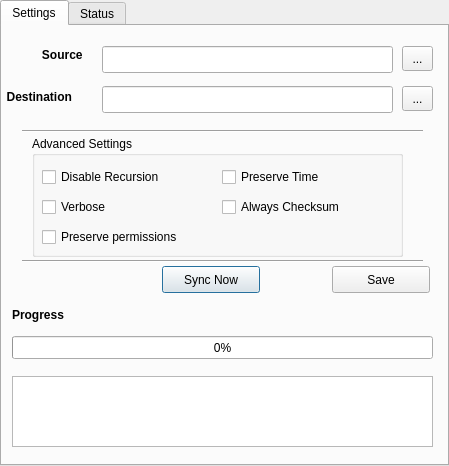
<?xml version="1.0" encoding="UTF-8"?>
<ui version="4.0">
 <class>TabWidget</class>
 <widget class="QTabWidget" name="TabWidget">
  <property name="enabled">
   <bool>true</bool>
  </property>
  <property name="geometry">
   <rect>
    <x>0</x>
    <y>0</y>
    <width>449</width>
    <height>466</height>
   </rect>
  </property>
  <property name="windowTitle">
   <string>uSSync</string>
  </property>
  <property name="currentIndex">
   <number>0</number>
  </property>
  <widget class="QWidget" name="tab">
   <attribute name="title">
    <string>Settings</string>
   </attribute>
   <widget class="QPushButton" name="btnSyncNow">
    <property name="geometry">
     <rect>
      <x>160</x>
      <y>240</y>
      <width>98</width>
      <height>27</height>
     </rect>
    </property>
    <property name="acceptDrops">
     <bool>false</bool>
    </property>
    <property name="autoFillBackground">
     <bool>false</bool>
    </property>
    <property name="text">
     <string>Sync Now</string>
    </property>
    <property name="default">
     <bool>true</bool>
    </property>
    <property name="flat">
     <bool>false</bool>
    </property>
   </widget>
   <widget class="QLineEdit" name="txtSource">
    <property name="geometry">
     <rect>
      <x>100</x>
      <y>20</y>
      <width>291</width>
      <height>27</height>
     </rect>
    </property>
    <property name="text">
     <string/>
    </property>
   </widget>
   <widget class="QToolButton" name="btnChooseFolderDestination">
    <property name="geometry">
     <rect>
      <x>400</x>
      <y>60</y>
      <width>31</width>
      <height>25</height>
     </rect>
    </property>
    <property name="text">
     <string>...</string>
    </property>
   </widget>
   <widget class="QLabel" name="lblSourceFolder">
    <property name="geometry">
     <rect>
      <x>30</x>
      <y>20</y>
      <width>59</width>
      <height>17</height>
     </rect>
    </property>
    <property name="font">
     <font>
      <weight>75</weight>
      <bold>true</bold>
     </font>
    </property>
    <property name="text">
     <string>   Source</string>
    </property>
   </widget>
   <widget class="QLineEdit" name="txtDestination">
    <property name="geometry">
     <rect>
      <x>100</x>
      <y>60</y>
      <width>291</width>
      <height>27</height>
     </rect>
    </property>
   </widget>
   <widget class="QLabel" name="lblDestinationFolder">
    <property name="geometry">
     <rect>
      <x>-2</x>
      <y>60</y>
      <width>91</width>
      <height>21</height>
     </rect>
    </property>
    <property name="font">
     <font>
      <weight>75</weight>
      <bold>true</bold>
     </font>
    </property>
    <property name="text">
     <string>  Destination</string>
    </property>
   </widget>
   <widget class="QToolButton" name="btnChooseSourceFolder">
    <property name="geometry">
     <rect>
      <x>400</x>
      <y>20</y>
      <width>31</width>
      <height>25</height>
     </rect>
    </property>
    <property name="text">
     <string>...</string>
    </property>
   </widget>
   <widget class="Line" name="line_2">
    <property name="geometry">
     <rect>
      <x>20</x>
      <y>90</y>
      <width>401</width>
      <height>31</height>
     </rect>
    </property>
    <property name="orientation">
     <enum>Qt::Horizontal</enum>
    </property>
   </widget>
   <widget class="QTextBrowser" name="textBrowserLog">
    <property name="geometry">
     <rect>
      <x>10</x>
      <y>350</y>
      <width>421</width>
      <height>71</height>
     </rect>
    </property>
    <property name="html">
     <string>&lt;!DOCTYPE HTML PUBLIC &quot;-//W3C//DTD HTML 4.0//EN&quot; &quot;http://www.w3.org/TR/REC-html40/strict.dtd&quot;&gt;
&lt;html&gt;&lt;head&gt;&lt;meta name=&quot;qrichtext&quot; content=&quot;1&quot; /&gt;&lt;style type=&quot;text/css&quot;&gt;
p, li { white-space: pre-wrap; }
&lt;/style&gt;&lt;/head&gt;&lt;body style=&quot; font-family:'Ubuntu'; font-size:11pt; font-weight:400; font-style:normal;&quot;&gt;
&lt;p style=&quot;-qt-paragraph-type:empty; margin-top:0px; margin-bottom:0px; margin-left:0px; margin-right:0px; -qt-block-indent:0; text-indent:0px;&quot;&gt;&lt;br /&gt;&lt;/p&gt;&lt;/body&gt;&lt;/html&gt;</string>
    </property>
   </widget>
   <widget class="QProgressBar" name="prgSync">
    <property name="geometry">
     <rect>
      <x>10</x>
      <y>310</y>
      <width>421</width>
      <height>23</height>
     </rect>
    </property>
    <property name="value">
     <number>0</number>
    </property>
   </widget>
   <widget class="Line" name="line_3">
    <property name="geometry">
     <rect>
      <x>20</x>
      <y>220</y>
      <width>401</width>
      <height>31</height>
     </rect>
    </property>
    <property name="orientation">
     <enum>Qt::Horizontal</enum>
    </property>
   </widget>
   <widget class="QLabel" name="lblProgress">
    <property name="geometry">
     <rect>
      <x>10</x>
      <y>280</y>
      <width>66</width>
      <height>17</height>
     </rect>
    </property>
    <property name="font">
     <font>
      <weight>75</weight>
      <bold>true</bold>
     </font>
    </property>
    <property name="text">
     <string>Progress</string>
    </property>
    <property name="textFormat">
     <enum>Qt::AutoText</enum>
    </property>
   </widget>
   <widget class="QGroupBox" name="grpAdvanced">
    <property name="geometry">
     <rect>
      <x>30</x>
      <y>110</y>
      <width>371</width>
      <height>121</height>
     </rect>
    </property>
    <property name="title">
     <string>Advanced Settings</string>
    </property>
    <widget class="QCheckBox" name="chkVerbose">
     <property name="geometry">
      <rect>
       <x>10</x>
       <y>60</y>
       <width>151</width>
       <height>22</height>
      </rect>
     </property>
     <property name="text">
      <string>Verbose </string>
     </property>
    </widget>
    <widget class="QCheckBox" name="chkPreserveTime">
     <property name="geometry">
      <rect>
       <x>190</x>
       <y>30</y>
       <width>151</width>
       <height>22</height>
      </rect>
     </property>
     <property name="text">
      <string>Preserve Time</string>
     </property>
    </widget>
    <widget class="QCheckBox" name="chkChecksum">
     <property name="geometry">
      <rect>
       <x>190</x>
       <y>60</y>
       <width>151</width>
       <height>22</height>
      </rect>
     </property>
     <property name="text">
      <string>Always Checksum</string>
     </property>
    </widget>
    <widget class="QCheckBox" name="chkDisableRecursion">
     <property name="geometry">
      <rect>
       <x>10</x>
       <y>30</y>
       <width>151</width>
       <height>22</height>
      </rect>
     </property>
     <property name="text">
      <string>Disable Recursion</string>
     </property>
    </widget>
    <widget class="QCheckBox" name="chkPreservePermissions">
     <property name="geometry">
      <rect>
       <x>10</x>
       <y>90</y>
       <width>171</width>
       <height>22</height>
      </rect>
     </property>
     <property name="text">
      <string>Preserve permissions</string>
     </property>
    </widget>
   </widget>
   <widget class="QPushButton" name="btnSave">
    <property name="geometry">
     <rect>
      <x>330</x>
      <y>240</y>
      <width>98</width>
      <height>27</height>
     </rect>
    </property>
    <property name="text">
     <string>Save</string>
    </property>
   </widget>
  </widget>
  <widget class="QWidget" name="tab">
   <attribute name="title">
    <string>Status</string>
   </attribute>
   <widget class="QTextBrowser" name="textBrowserStatus">
    <property name="geometry">
     <rect>
      <x>10</x>
      <y>40</y>
      <width>421</width>
      <height>381</height>
     </rect>
    </property>
    <property name="html">
     <string>&lt;!DOCTYPE HTML PUBLIC &quot;-//W3C//DTD HTML 4.0//EN&quot; &quot;http://www.w3.org/TR/REC-html40/strict.dtd&quot;&gt;
&lt;html&gt;&lt;head&gt;&lt;meta name=&quot;qrichtext&quot; content=&quot;1&quot; /&gt;&lt;style type=&quot;text/css&quot;&gt;
p, li { white-space: pre-wrap; }
&lt;/style&gt;&lt;/head&gt;&lt;body style=&quot; font-family:'Ubuntu'; font-size:11pt; font-weight:400; font-style:normal;&quot;&gt;
&lt;p style=&quot;-qt-paragraph-type:empty; margin-top:0px; margin-bottom:0px; margin-left:0px; margin-right:0px; -qt-block-indent:0; text-indent:0px;&quot;&gt;&lt;br /&gt;&lt;/p&gt;&lt;/body&gt;&lt;/html&gt;</string>
    </property>
   </widget>
   <widget class="QLabel" name="lblStatus">
    <property name="geometry">
     <rect>
      <x>10</x>
      <y>10</y>
      <width>191</width>
      <height>17</height>
     </rect>
    </property>
    <property name="font">
     <font>
      <weight>75</weight>
      <bold>true</bold>
     </font>
    </property>
    <property name="text">
     <string>Recently Synchorized Files</string>
    </property>
    <property name="textFormat">
     <enum>Qt::AutoText</enum>
    </property>
   </widget>
  </widget>
 </widget>
 <resources/>
 <connections/>
</ui>
